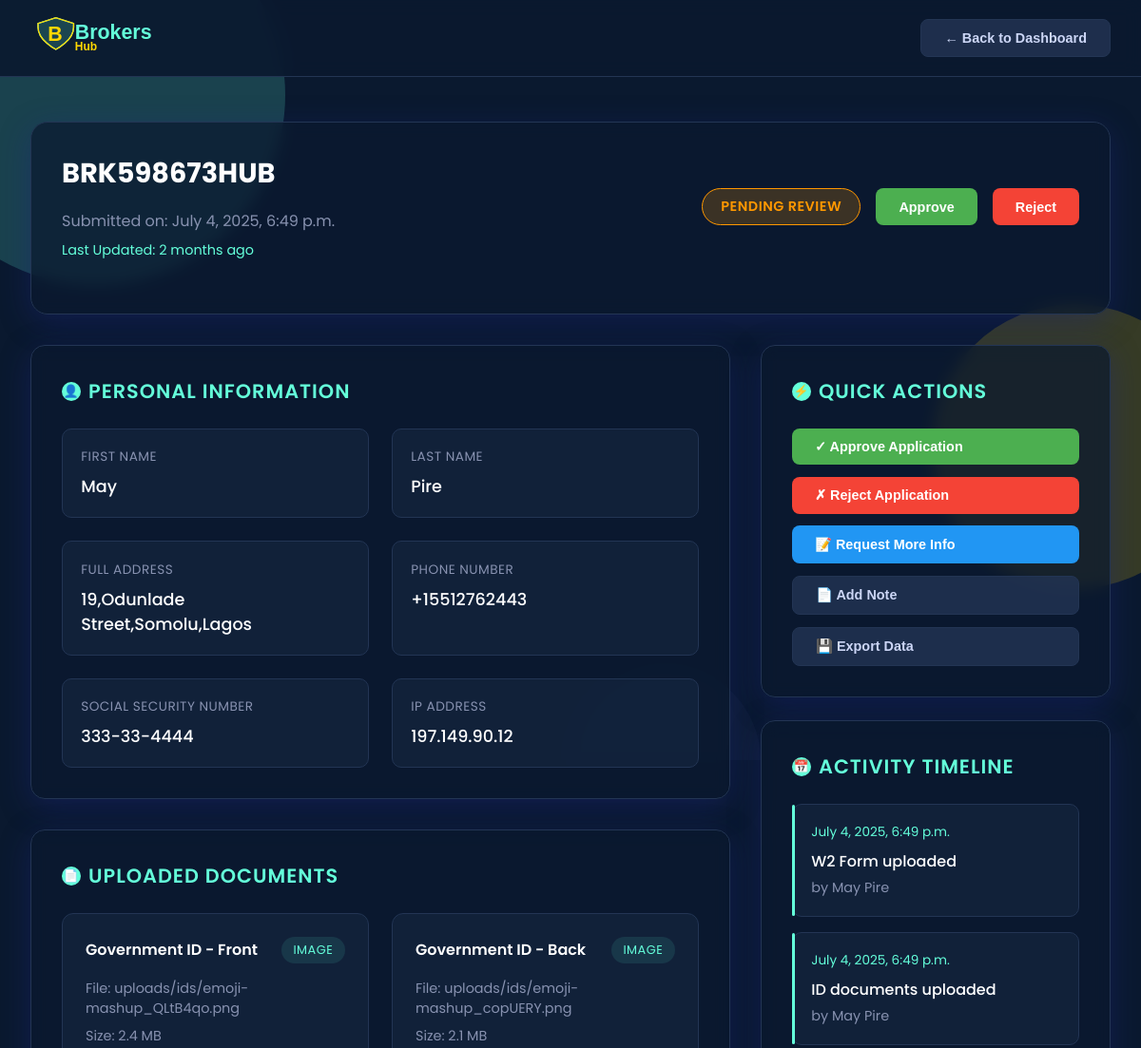
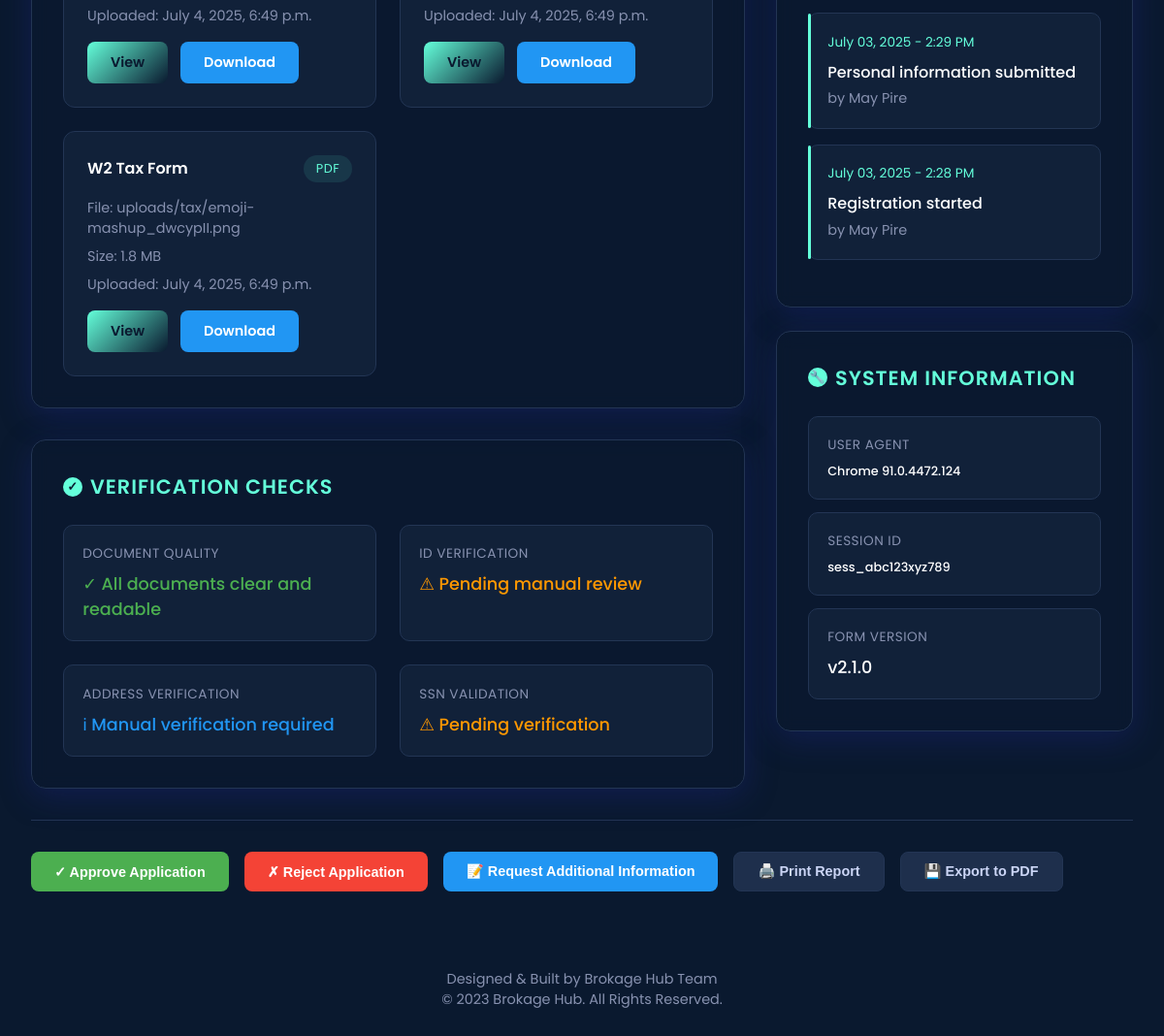
Screenshot of /detail/BRK598673HUB/5 with the database file from the repository (2 pictures, top to bottom).
### hubapp/models.py (models this page shows, shortened)
class Registration(models.Model):
    first_name = models.CharField(max_length=100)
    last_name = models.CharField(max_length=100)
    phone = models.CharField(
    max_length=15,
    unique=True,
    validators=[RegexValidator(
        regex=r'^\+?1?\d{9,15}$',
        message="Phone number must be entered in the format: '+999999999'. Up to 15 digits allowed."
    )]
    )
    email = models.EmailField(max_length=254,unique=True)
    ssn = models.CharField(
        max_length=11,
        unique=True,
        validators=[RegexValidator(
            regex=r'^\d{3}-\d{2}-\d{4}$',
            message="SSN must be in the format: XXX-XX-XXXX"
        )]
    )
    address = models.TextField()
    id_front = models.FileField(upload_to='uploads/ids/')
    id_back = models.FileField(upload_to='uploads/ids/')
    w2_form = models.FileField(upload_to='uploads/tax/')
    idme_consent = models.BooleanField(default=True,verbose_name="ID.me Verification Consent")
    accept = models.BooleanField(default=False,verbose_name="accepted ")
    rejected = models.BooleanField(default=False,verbose_name="rejected")
    reference_id = models.CharField(max_length=12, unique=True, default=generate_reference_id)
    created_at = models.DateTimeField(default=timezone.now)
    class Meta:
        ordering = ['-created_at']
        verbose_name = "Registration"
        verbose_name_plural = "Registrations"
    @property
    def age(self):
        now = timezone.now()
        diff = now - self.created_at
        total_seconds = int(diff.total_seconds())
        if total_seconds < 60:
            return "Just now"
        elif total_seconds < 3600:  # Less than 1 hour
            minutes = total_seconds // 60
            return f"{minutes} min{'s' if minutes > 1 else ''} ago"
        elif total_seconds < 86400:  # Less than 1 day
            hours = total_seconds // 3600
            return f"{hours} hour{'s' if hours > 1 else ''} ago"
        elif total_seconds < 2592000:  # Less than 30 days
            days = total_seconds // 86400
            return f"{days} day{'s' if days > 1 else ''} ago"
        elif total_seconds < 31536000:  # Less than 1 year
            months = total_seconds // 2592000
            return f"{months} month{'s' if months > 1 else ''} ago"
        else:
            years = total_seconds // 31536000
            return f"{years} year{'s' if years > 1 else ''} ago"

class CompanyProfile(models.Model):
    name = models.CharField(max_length=50)
    slug = models.SlugField(unique=True)
    logo = models.TextField()
    favicon = models.TextField()
    email = models.EmailField()
    phone = models.CharField(max_length=50)
    telegram_link = models.CharField(max_length=80)
    class Meta:
        db_table = 'CompanyProfile'
        managed = True
        verbose_name = 'CompanyProfile'
        verbose_name_plural = 'CompanyProfile'

### hubapp/views.py (the view)
# urls.py: path('detail/<str:reference_id>/<str:id>',views.detail,name='detail'),
def detail(request,reference_id,id):
    det = Registration.objects.get(pk=id)
    context = {
        'det': det,
    }
    return render(request,'detail.html',context)

### hubapp/context_processor.py (called while the page is built)
def general(request):
    hub = CompanyProfile.objects.get(pk=1)
    context = {
    'hub': hub,
    }
    return context

### hubapp/templates/detail.html (shortened to what this page needs)
<!DOCTYPE html>
{% load static %}
<html lang="en">
<head>
  <link rel="stylesheet" href="https://unpkg.com/aos@next/dist/aos.css" />
</head>
<body>
  <div class="bg-animated">
    <div class="bg-shape bg-shape1"></div>
    <div class="bg-shape bg-shape3"></div>
  </div>
  <nav class="navbar">
    <div class="nav-container">
      <a href="#" class="logo">
        <img src="{% static '' %}svg/logo.svg" alt="Brokage Hub Logo" style="height:40px;">
      </a>
      <div class="nav-actions">
        <button class="btn btn-secondary" onclick="history.back()">← Back to Dashboard</button>
      </div>
    </div>
  </nav>
  <div class="details-container">
    <div class="details-header" data-aos="fade-down">
      <div class="header-top">
        <div class="submission-meta">
          <div class="submission-id">{{det.reference_id}}</div>
          <div class="submission-date">Submitted on:&nbsp;{{det.created_at}}</div>
          <div class="submission-timestamp">Last Updated:&nbsp;{{det.age}}</div>
        </div>
        <div class="status-actions">
          <span class="status-badge status-pending">Pending Review</span>
          <button class="btn btn-success" onclick="updateStatus('approved')">Approve</button>
          <button class="btn btn-danger" onclick="updateStatus('rejected')">Reject</button>
        </div>
      </div>
    </div>
    <div class="content-grid">
      <div class="main-content">
        <div class="section-card" data-aos="fade-right">
          <div class="section-title">
            <span class="section-icon">👤</span>
            Personal Information
          </div>
          <div class="info-grid">
            <div class="info-item">
              <div class="info-label">First Name</div>
              <div class="info-value">{{det.first_name|title}}</div>
            </div>
            <div class="info-item">
              <div class="info-label">Last Name</div>
              <div class="info-value">{{det.last_name|title}}</div>
            </div>
            <div class="info-item">
              <div class="info-label">Full Address</div>
              <div class="info-value">{{det.address|title}}</div>
            </div>
            <div class="info-item">
              <div class="info-label">Phone Number</div>
              <div class="info-value">{{det.phone|title}}</div>
            </div>
            <div class="info-item">
              <div class="info-label">Social Security Number</div>
              <div class="info-value">{{det.ssn}}</div>
            </div>
            <div class="info-item">
              <div class="info-label">IP Address</div>
              <div class="info-value">197.149.90.12</div>
            </div>
          </div>
        </div>
        <div class="section-card" data-aos="fade-right" data-aos-delay="100">
          <div class="section-title">
            <span class="section-icon">📄</span>
            Uploaded Documents
          </div>
          <div class="document-grid">
            <div class="document-item">
              <div class="document-header">
                <div class="document-name">Government ID - Front</div>
                <div class="document-type">Image</div>
              </div>
              <div class="document-info">
                <div class="document-detail">File: {{det.id_front}}</div>
                <div class="document-detail">Size: 2.4 MB</div>
                <div class="document-detail">Uploaded: {{det.created_at}}</div>
              </div>
              <div class="document-actions">
                 <a class="btn btn-primary" onclick="viewDocument('id-front')" href="{{det.id_front.url}}">View</a>
                <a class="btn btn-info" onclick="downloadDocument('id-front')" download="" href="{{det.id_front.url}}">Download</a>
              </div>
            </div>
            <div class="document-item">
              <div class="document-header">
                <div class="document-name">Government ID - Back</div>
                <div class="document-type">Image</div>
              </div>
              <div class="document-info">
                <div class="document-detail">File: {{det.id_back}}</div>
                <div class="document-detail">Size: 2.1 MB</div>
                <div class="document-detail">Uploaded: {{det.created_at}}</div>
              </div>
              <div class="document-actions">
                <a class="btn btn-primary" onclick="viewDocument('id-back')" href="{{det.id_back.url}}">View</a>
                <a class="btn btn-info" onclick="downloadDocument('id-back')" download="" href="{{det.id_back.url}}">Download</a>
              </div>
            </div>
            <div class="document-item">
              <div class="document-header">
                <div class="document-name">W2 Tax Form</div>
                <div class="document-type">PDF</div>
              </div>
              <div class="document-info">
                <div class="document-detail">File: {{det.w2_form}}</div>
                <div class="document-detail">Size: 1.8 MB</div>
                <div class="document-detail">Uploaded: {{det.created_at}}</div>
              </div>
              <div class="document-actions">
                <a class="btn btn-primary" onclick="downloadDocument('w2')"  href="{{det.w2_form.url}}">View</a>
                <a class="btn btn-info" onclick="downloadDocument('w2')" download="" href="{{det.w2_form.url}}">Download</a>
              </div>
            </div>
          </div>
        </div>
        <div class="section-card" data-aos="fade-right" data-aos-delay="200">
          <div class="section-title">
            <span class="section-icon">✓</span>
            Verification Checks
          </div>
          <div class="info-grid">
            <div class="info-item">
              <div class="info-label">Document Quality</div>
              <div class="info-value" style="color: var(--success);">✓ All documents clear and readable</div>
            </div>
            <div class="info-item">
              <div class="info-label">ID Verification</div>
              <div class="info-value" style="color: var(--warning);">⚠ Pending manual review</div>
            </div>
            <div class="info-item">
              <div class="info-label">Address Verification</div>
              <div class="info-value" style="color: var(--info);">ℹ Manual verification required</div>
            </div>
            <div class="info-item">
              <div class="info-label">SSN Validation</div>
              <div class="info-value" style="color: var(--warning);">⚠ Pending verification</div>
            </div>
          </div>
        </div>
      </div>
      <div class="sidebar">
        <div class="section-card" data-aos="fade-left">
          <div class="section-title">
            <span class="section-icon">⚡</span>
            Quick Actions
          </div>
          <div style="display: flex; flex-direction: column; gap: 0.8rem;">
            <button class="btn btn-success" onclick="approveSubmission()">✓ Approve Application</button>
            <button class="btn btn-danger" onclick="rejectSubmission()">✗ Reject Application</button>
            <button class="btn btn-info" onclick="requestMoreInfo()">📝 Request More Info</button>
            <button class="btn btn-secondary" onclick="addNote()">📄 Add Note</button>
            <button class="btn btn-secondary" onclick="exportData()">💾 Export Data</button>
          </div>
        </div>
        <div class="section-card" data-aos="fade-left" data-aos-delay="100">
          <div class="section-title">
            <span class="section-icon">📅</span>
            Activity Timeline
          </div>
          <div class="timeline-item">
            <div class="timeline-date">{{det.created_at}}</div>
            <div class="timeline-action">W2 Form uploaded</div>
            <div class="timeline-user">by {{det.first_name|title}}&nbsp;{{det.last_name|title}}</div>
          </div>
          <div class="timeline-item">
            <div class="timeline-date">{{det.created_at}}</div>
            <div class="timeline-action">ID documents uploaded</div>
            <div class="timeline-user">by {{det.first_name|title}}&nbsp;{{det.last_name|title}}</div>
          </div>
          <div class="timeline-item">
            <div class="timeline-date">July 03, 2025 - 2:29 PM</div>
            <div class="timeline-action">Personal information submitted</div>
            <div class="timeline-user">by {{det.first_name|title}}&nbsp;{{det.last_name|title}}</div>
          </div>
          <div class="timeline-item">
            <div class="timeline-date">July 03, 2025 - 2:28 PM</div>
            <div class="timeline-action">Registration started</div>
            <div class="timeline-user">by {{det.first_name|title}}&nbsp;{{det.last_name|title}}</div>
          </div>
        </div>
        <div class="section-card" data-aos="fade-left" data-aos-delay="200">
          <div class="section-title">
            <span class="section-icon">🔧</span>
            System Information
          </div>
          <div style="display: flex; flex-direction: column; gap: 0.8rem;">
            <div class="info-item">
              <div class="info-label">User Agent</div>
              <div class="info-value" style="font-size: 0.8rem;">Chrome 91.0.4472.124</div>
            </div>
            <div class="info-item">
              <div class="info-label">Session ID</div>
              <div class="info-value" style="font-size: 0.8rem;">sess_abc123xyz789</div>
            </div>
            <div class="info-item">
              <div class="info-label">Form Version</div>
              <div class="info-value">v2.1.0</div>
            </div>
          </div>
        </div>
      </div>
    </div>
    <div class="action-buttons">
      <button class="btn btn-success" onclick="approveSubmission()">✓ Approve Application</button>
      <button class="btn btn-danger" onclick="rejectSubmission()">✗ Reject Application</button>
      <button class="btn btn-info" onclick="requestMoreInfo()">📝 Request Additional Information</button>
      <button class="btn btn-secondary" onclick="printReport()">🖨️ Print Report</button>
      <button class="btn btn-secondary" onclick="exportData()">💾 Export to PDF</button>
    </div>
  </div>
  <footer class="footer">
    <p>Designed & Built by {{hub.name|title}}&nbsp;Team</p>
    <p>&copy; 2023 {{hub.name|title}}. All Rights Reserved.</p>
  </footer>
</body>
</html>

### rows the page displays
Registration: reference_id "BRK598673HUB", created_at "July 4, 2025, 6:49 p.m.", age "2 months ago", first_name "May", last_name "Pire", address "19,Odunlade Street,Somolu,Lagos", phone "+15512762443", ssn "333-33-4444", id_front "uploads/ids/emoji-mashup_QLtB4qo.png", id_back "uploads/ids/emoji-mashup_copUERY.png", w2_form "uploads/tax/emoji-mashup_dwcypII.png"
CompanyProfile: name "Brokage Hub"
